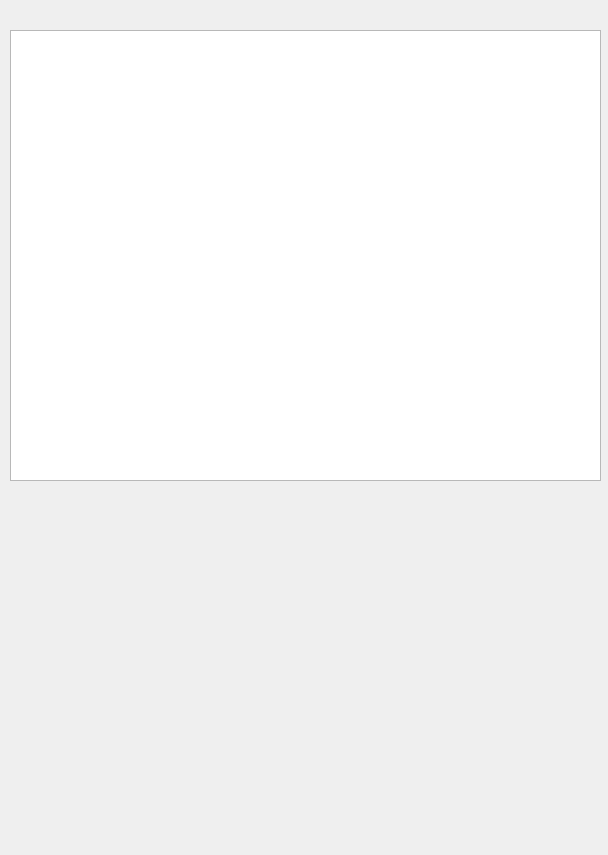
<?xml version="1.0" encoding="UTF-8"?>
<ui version="4.0">
 <class>MapWin</class>
 <widget class="QWidget" name="MapWin">
  <property name="geometry">
   <rect>
    <x>0</x>
    <y>0</y>
    <width>608</width>
    <height>855</height>
   </rect>
  </property>
  <property name="windowTitle">
   <string>RamanMap</string>
  </property>
  <widget class="QGraphicsView" name="Rawmap">
   <property name="geometry">
    <rect>
     <x>10</x>
     <y>30</y>
     <width>591</width>
     <height>451</height>
    </rect>
   </property>
   <property name="sizePolicy">
    <sizepolicy hsizetype="Fixed" vsizetype="Fixed">
     <horstretch>0</horstretch>
     <verstretch>0</verstretch>
    </sizepolicy>
   </property>
   <property name="verticalScrollBarPolicy">
    <enum>Qt::ScrollBarAlwaysOff</enum>
   </property>
   <property name="horizontalScrollBarPolicy">
    <enum>Qt::ScrollBarAlwaysOff</enum>
   </property>
  </widget>
 </widget>
 <resources/>
 <connections/>
</ui>
